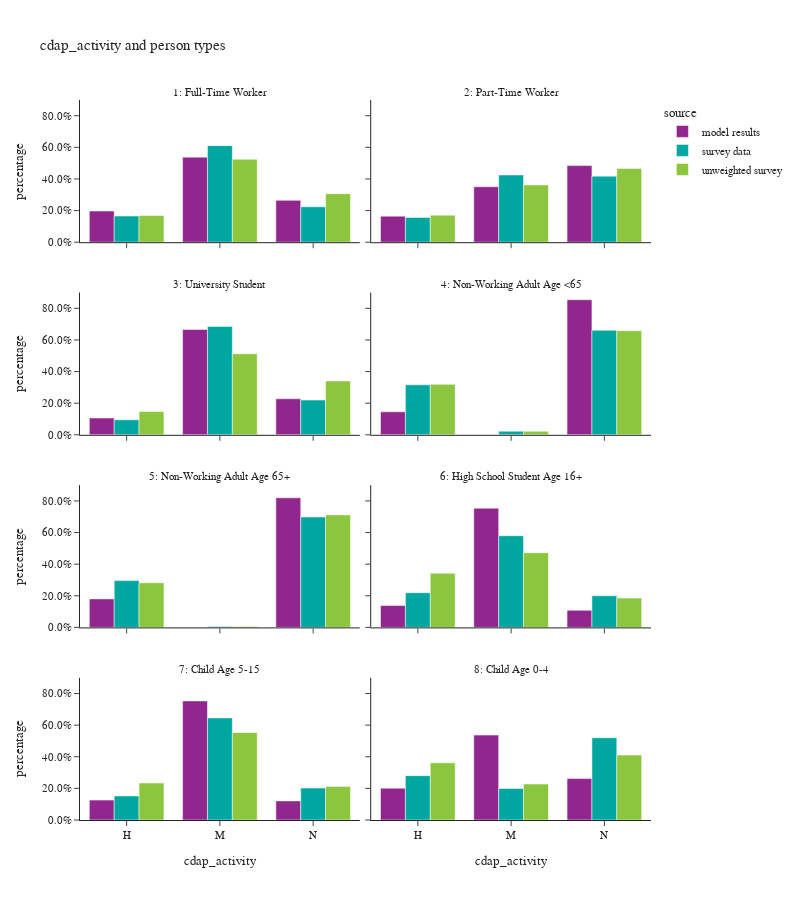

Write notebook code for a chart like this one.
### Code cell
df_plot = per_data.groupby(['source','ptype_des','cdap_activity'])['person_weight'].sum().reset_index()
df_plot['percentage'] = df_plot.groupby(['source','ptype_des'], group_keys=False)['person_weight'].\
    apply(lambda x: x / float(x.sum()))

fig = px.bar(df_plot, x="cdap_activity", y="percentage", color="source",barmode="group",
                facet_col="ptype_des", facet_col_wrap=2,
                title="CDAP by person types")
fig.for_each_annotation(lambda a: a.update(text = a.text.split("=")[-1]))
fig.for_each_yaxis(lambda a: a.update(tickformat = ".1%"))
fig.update_layout(height=900, width=800)
fig.show()

### Figure 1 — Plotly figure (JSON) as saved in the notebook; plotly's stock layout.template omitted (floating-point values rounded to 4 significant figures)
{"data": [{"alignmentgroup": "True", "hovertemplate": "source=model results<br>ptype_des=1: Full-Time Worker<br>cdap_activity=%{x}<br>percentage=%{y}<extra></extra>", "legendgroup": "model results", "marker": {"color": "#91268F", "pattern": {"shape": ""}}, "name": "model results", "offsetgroup": "model results", "orientation": "v", "showlegend": true, "textposition": "auto", "type": "bar", "x": ["H", "M", "N"], "xaxis": "x7", "y": [0.1971, 0.5381, 0.2649], "yaxis": "y7"}, {"alignmentgroup": "True", "hovertemplate": "source=model results<br>ptype_des=2: Part-Time Worker<br>cdap_activity=%{x}<br>percentage=%{y}<extra></extra>", "legendgroup": "model results", "marker": {"color": "#91268F", "pattern": {"shape": ""}}, "name": "model results", "offsetgroup": "model results", "orientation": "v", "showlegend": false, "textposition": "auto", "type": "bar", "x": ["H", "M", "N"], "xaxis": "x8", "y": [0.1646, 0.3509, 0.4845], "yaxis": "y8"}, {"alignmentgroup": "True", "hovertemplate": "source=model results<br>ptype_des=3: University Student<br>cdap_activity=%{x}<br>percentage=%{y}<extra></extra>", "legendgroup": "model results", "marker": {"color": "#91268F", "pattern": {"shape": ""}}, "name": "model results", "offsetgroup": "model results", "orientation": "v", "showlegend": false, "textposition": "auto", "type": "bar", "x": ["H", "M", "N"], "xaxis": "x5", "y": [0.1062, 0.666, 0.2278], "yaxis": "y5"}, {"alignmentgroup": "True", "hovertemplate": "source=model results<br>ptype_des=4: Non-Working Adult Age <65<br>cdap_activity=%{x}<br>percentage=%{y}<extra></extra>", "legendgroup": "model results", "marker": {"color": "#91268F", "pattern": {"shape": ""}}, "name": "model results", "offsetgroup": "model results", "orientation": "v", "showlegend": false, "textposition": "auto", "type": "bar", "x": ["H", "N"], "xaxis": "x6", "y": [0.1455, 0.8545], "yaxis": "y6"}, {"alignmentgroup": "True", "hovertemplate": "source=model results<br>ptype_des=5: Non-Working Adult Age 65+<br>cdap_activity=%{x}<br>percentage=%{y}<extra></extra>", "legendgroup": "model results", "marker": {"color": "#91268F", "pattern": {"shape": ""}}, "name": "model results", "offsetgroup": "model results", "orientation": "v", "showlegend": false, "textposition": "auto", "type": "bar", "x": ["H", "N"], "xaxis": "x3", "y": [0.1804, 0.8196], "yaxis": "y3"}, {"alignmentgroup": "True", "hovertemplate": "source=model results<br>ptype_des=6: High School Student Age 16+<br>cdap_activity=%{x}<br>percentage=%{y}<extra></extra>", "legendgroup": "model results", "marker": {"color": "#91268F", "pattern": {"shape": ""}}, "name": "model results", "offsetgroup": "model results", "orientation": "v", "showlegend": false, "textposition": "auto", "type": "bar", "x": ["H", "M", "N"], "xaxis": "x4", "y": [0.1381, 0.7538, 0.108], "yaxis": "y4"}, {"alignmentgroup": "True", "hovertemplate": "source=model results<br>ptype_des=7: Child Age 5-15<br>cdap_activity=%{x}<br>percentage=%{y}<extra></extra>", "legendgroup": "model results", "marker": {"color": "#91268F", "pattern": {"shape": ""}}, "name": "model results", "offsetgroup": "model results", "orientation": "v", "showlegend": false, "textposition": "auto", "type": "bar", "x": ["H", "M", "N"], "xaxis": "x", "y": [0.1259, 0.7533, 0.1208], "yaxis": "y"}, {"alignmentgroup": "True", "hovertemplate": "source=model results<br>ptype_des=8: Child Age 0-4<br>cdap_activity=%{x}<br>percentage=%{y}<extra></extra>", "legendgroup": "model results", "marker": {"color": "#91268F", "pattern": {"shape": ""}}, "name": "model results", "offsetgroup": "model results", "orientation": "v", "showlegend": false, "textposition": "auto", "type": "bar", "x": ["H", "M", "N"], "xaxis": "x2", "y": [0.2011, 0.5369, 0.262], "yaxis": "y2"}, {"alignmentgroup": "True", "hovertemplate": "source=survey data<br>ptype_des=1: Full-Time Worker<br>cdap_activity=%{x}<br>percentage=%{y}<extra></extra>", "legendgroup": "survey data", "marker": {"color": "#00A7A0", "pattern": {"shape": ""}}, "name": "survey data", "offsetgroup": "survey data", "orientation": "v", "showlegend": true, "textposition": "auto", "type": "bar", "x": ["H", "M", "N"], "xaxis": "x7", "y": [0.1655, 0.6107, 0.2238], "yaxis": "y7"}, {"alignmentgroup": "True", "hovertemplate": "source=survey data<br>ptype_des=2: Part-Time Worker<br>cdap_activity=%{x}<br>percentage=%{y}<extra></extra>", "legendgroup": "survey data", "marker": {"color": "#00A7A0", "pattern": {"shape": ""}}, "name": "survey data", "offsetgroup": "survey data", "orientation": "v", "showlegend": false, "textposition": "auto", "type": "bar", "x": ["H", "M", "N"], "xaxis": "x8", "y": [0.1568, 0.4253, 0.4179], "yaxis": "y8"}, {"alignmentgroup": "True", "hovertemplate": "source=survey data<br>ptype_des=3: University Student<br>cdap_activity=%{x}<br>percentage=%{y}<extra></extra>", "legendgroup": "survey data", "marker": {"color": "#00A7A0", "pattern": {"shape": ""}}, "name": "survey data", "offsetgroup": "survey data", "orientation": "v", "showlegend": false, "textposition": "auto", "type": "bar", "x": ["H", "M", "N"], "xaxis": "x5", "y": [0.09449, 0.6857, 0.2198], "yaxis": "y5"}, {"alignmentgroup": "True", "hovertemplate": "source=survey data<br>ptype_des=4: Non-Working Adult Age <65<br>cdap_activity=%{x}<br>percentage=%{y}<extra></extra>", "legendgroup": "survey data", "marker": {"color": "#00A7A0", "pattern": {"shape": ""}}, "name": "survey data", "offsetgroup": "survey data", "orientation": "v", "showlegend": false, "textposition": "auto", "type": "bar", "x": ["H", "M", "N"], "xaxis": "x6", "y": [0.316, 0.02257, 0.6614], "yaxis": "y6"}, {"alignmentgroup": "True", "hovertemplate": "source=survey data<br>ptype_des=5: Non-Working Adult Age 65+<br>cdap_activity=%{x}<br>percentage=%{y}<extra></extra>", "legendgroup": "survey data", "marker": {"color": "#00A7A0", "pattern": {"shape": ""}}, "name": "survey data", "offsetgroup": "survey data", "orientation": "v", "showlegend": false, "textposition": "auto", "type": "bar", "x": ["H", "M", "N"], "xaxis": "x3", "y": [0.296, 0.0058, 0.6982], "yaxis": "y3"}, {"alignmentgroup": "True", "hovertemplate": "source=survey data<br>ptype_des=6: High School Student Age 16+<br>cdap_activity=%{x}<br>percentage=%{y}<extra></extra>", "legendgroup": "survey data", "marker": {"color": "#00A7A0", "pattern": {"shape": ""}}, "name": "survey data", "offsetgroup": "survey data", "orientation": "v", "showlegend": false, "textposition": "auto", "type": "bar", "x": ["H", "M", "N"], "xaxis": "x4", "y": [0.2198, 0.5799, 0.2003], "yaxis": "y4"}, {"alignmentgroup": "True", "hovertemplate": "source=survey data<br>ptype_des=7: Child Age 5-15<br>cdap_activity=%{x}<br>percentage=%{y}<extra></extra>", "legendgroup": "survey data", "marker": {"color": "#00A7A0", "pattern": {"shape": ""}}, "name": "survey data", "offsetgroup": "survey data", "orientation": "v", "showlegend": false, "textposition": "auto", "type": "bar", "x": ["H", "M", "N"], "xaxis": "x", "y": [0.1523, 0.6457, 0.202], "yaxis": "y"}, {"alignmentgroup": "True", "hovertemplate": "source=survey data<br>ptype_des=8: Child Age 0-4<br>cdap_activity=%{x}<br>percentage=%{y}<extra></extra>", "legendgroup": "survey data", "marker": {"color": "#00A7A0", "pattern": {"shape": ""}}, "name": "survey data", "offsetgroup": "survey data", "orientation": "v", "showlegend": false, "textposition": "auto", "type": "bar", "x": ["H", "M", "N"], "xaxis": "x2", "y": [0.2806, 0.1995, 0.52], "yaxis": "y2"}, {"alignmentgroup": "True", "hovertemplate": "source=unweighted survey<br>ptype_des=1: Full-Time Worker<br>cdap_activity=%{x}<br>percentage=%{y}<extra></extra>", "legendgroup": "unweighted survey", "marker": {"color": "#8CC63E", "pattern": {"shape": ""}}, "name": "unweighted survey", "offsetgroup": "unweighted survey", "orientation": "v", "showlegend": true, "textposition": "auto", "type": "bar", "x": ["H", "M", "N"], "xaxis": "x7", "y": [0.1688, 0.5245, 0.3068], "yaxis": "y7"}, {"alignmentgroup": "True", "hovertemplate": "source=unweighted survey<br>ptype_des=2: Part-Time Worker<br>cdap_activity=%{x}<br>percentage=%{y}<extra></extra>", "legendgroup": "unweighted survey", "marker": {"color": "#8CC63E", "pattern": {"shape": ""}}, "name": "unweighted survey", "offsetgroup": "unweighted survey", "orientation": "v", "showlegend": false, "textposition": "auto", "type": "bar", "x": ["H", "M", "N"], "xaxis": "x8", "y": [0.171, 0.3623, 0.4666], "yaxis": "y8"}, {"alignmentgroup": "True", "hovertemplate": "source=unweighted survey<br>ptype_des=3: University Student<br>cdap_activity=%{x}<br>percentage=%{y}<extra></extra>", "legendgroup": "unweighted survey", "marker": {"color": "#8CC63E", "pattern": {"shape": ""}}, "name": "unweighted survey", "offsetgroup": "unweighted survey", "orientation": "v", "showlegend": false, "textposition": "auto", "type": "bar", "x": ["H", "M", "N"], "xaxis": "x5", "y": [0.1471, 0.5123, 0.3407], "yaxis": "y5"}, {"alignmentgroup": "True", "hovertemplate": "source=unweighted survey<br>ptype_des=4: Non-Working Adult Age <65<br>cdap_activity=%{x}<br>percentage=%{y}<extra></extra>", "legendgroup": "unweighted survey", "marker": {"color": "#8CC63E", "pattern": {"shape": ""}}, "name": "unweighted survey", "offsetgroup": "unweighted survey", "orientation": "v", "showlegend": false, "textposition": "auto", "type": "bar", "x": ["H", "M", "N"], "xaxis": "x6", "y": [0.3193, 0.02207, 0.6586], "yaxis": "y6"}, {"alignmentgroup": "True", "hovertemplate": "source=unweighted survey<br>ptype_des=5: Non-Working Adult Age 65+<br>cdap_activity=%{x}<br>percentage=%{y}<extra></extra>", "legendgroup": "unweighted survey", "marker": {"color": "#8CC63E", "pattern": {"shape": ""}}, "name": "unweighted survey", "offsetgroup": "unweighted survey", "orientation": "v", "showlegend": false, "textposition": "auto", "type": "bar", "x": ["H", "M", "N"], "xaxis": "x3", "y": [0.2819, 0.006293, 0.7118], "yaxis": "y3"}, {"alignmentgroup": "True", "hovertemplate": "source=unweighted survey<br>ptype_des=6: High School Student Age 16+<br>cdap_activity=%{x}<br>percentage=%{y}<extra></extra>", "legendgroup": "unweighted survey", "marker": {"color": "#8CC63E", "pattern": {"shape": ""}}, "name": "unweighted survey", "offsetgroup": "unweighted survey", "orientation": "v", "showlegend": false, "textposition": "auto", "type": "bar", "x": ["H", "M", "N"], "xaxis": "x4", "y": [0.3426, 0.4722, 0.1852], "yaxis": "y4"}, {"alignmentgroup": "True", "hovertemplate": "source=unweighted survey<br>ptype_des=7: Child Age 5-15<br>cdap_activity=%{x}<br>percentage=%{y}<extra></extra>", "legendgroup": "unweighted survey", "marker": {"color": "#8CC63E", "pattern": {"shape": ""}}, "name": "unweighted survey", "offsetgroup": "unweighted survey", "orientation": "v", "showlegend": false, "textposition": "auto", "type": "bar", "x": ["H", "M", "N"], "xaxis": "x", "y": [0.2339, 0.5536, 0.2124], "yaxis": "y"}, {"alignmentgroup": "True", "hovertemplate": "source=unweighted survey<br>ptype_des=8: Child Age 0-4<br>cdap_activity=%{x}<br>percentage=%{y}<extra></extra>", "legendgroup": "unweighted survey", "marker": {"color": "#8CC63E", "pattern": {"shape": ""}}, "name": "unweighted survey", "offsetgroup": "unweighted survey", "orientation": "v", "showlegend": false, "textposition": "auto", "type": "bar", "x": ["H", "M", "N"], "xaxis": "x2", "y": [0.3619, 0.2276, 0.4105], "yaxis": "y2"}], "layout": {"annotations": [{"font": {}, "showarrow": false, "text": "7: Child Age 5-15", "x": 0.245, "xanchor": "center", "xref": "paper", "y": 0.1975, "yanchor": "bottom", "yref": "paper"}, {"font": {}, "showarrow": false, "text": "8: Child Age 0-4", "x": 0.755, "xanchor": "center", "xref": "paper", "y": 0.1975, "yanchor": "bottom", "yref": "paper"}, {"font": {}, "showarrow": false, "text": "5: Non-Working Adult Age 65+", "x": 0.245, "xanchor": "center", "xref": "paper", "y": 0.465, "yanchor": "bottom", "yref": "paper"}, {"font": {}, "showarrow": false, "text": "6: High School Student Age 16+", "x": 0.755, "xanchor": "center", "xref": "paper", "y": 0.465, "yanchor": "bottom", "yref": "paper"}, {"font": {}, "showarrow": false, "text": "3: University Student", "x": 0.245, "xanchor": "center", "xref": "paper", "y": 0.7325, "yanchor": "bottom", "yref": "paper"}, {"font": {}, "showarrow": false, "text": "4: Non-Working Adult Age <65", "x": 0.755, "xanchor": "center", "xref": "paper", "y": 0.7325, "yanchor": "bottom", "yref": "paper"}, {"font": {}, "showarrow": false, "text": "1: Full-Time Worker", "x": 0.245, "xanchor": "center", "xref": "paper", "y": 1, "yanchor": "bottom", "yref": "paper"}, {"font": {}, "showarrow": false, "text": "2: Part-Time Worker", "x": 0.755, "xanchor": "center", "xref": "paper", "y": 1, "yanchor": "bottom", "yref": "paper"}], "barmode": "group", "height": 900, "legend": {"title": {"text": "source"}, "tracegroupgap": 0}, "title": {"text": "cdap_activity and person types"}, "width": 800, "xaxis": {"anchor": "y", "domain": [0, 0.49], "title": {"text": "cdap_activity"}}, "xaxis2": {"anchor": "y2", "domain": [0.51, 1], "matches": "x", "title": {"text": "cdap_activity"}}, "xaxis3": {"anchor": "y3", "domain": [0, 0.49], "matches": "x", "showticklabels": false}, "xaxis4": {"anchor": "y4", "domain": [0.51, 1], "matches": "x", "showticklabels": false}, "xaxis5": {"anchor": "y5", "domain": [0, 0.49], "matches": "x", "showticklabels": false}, "xaxis6": {"anchor": "y6", "domain": [0.51, 1], "matches": "x", "showticklabels": false}, "xaxis7": {"anchor": "y7", "domain": [0, 0.49], "matches": "x", "showticklabels": false}, "xaxis8": {"anchor": "y8", "domain": [0.51, 1], "matches": "x", "showticklabels": false}, "yaxis": {"anchor": "x", "domain": [0, 0.1975], "tickformat": ".1%", "title": {"text": "percentage"}}, "yaxis2": {"anchor": "x2", "domain": [0, 0.1975], "matches": "y", "showticklabels": false, "tickformat": ".1%"}, "yaxis3": {"anchor": "x3", "domain": [0.2675, 0.465], "matches": "y", "tickformat": ".1%", "title": {"text": "percentage"}}, "yaxis4": {"anchor": "x4", "domain": [0.2675, 0.465], "matches": "y", "showticklabels": false, "tickformat": ".1%"}, "yaxis5": {"anchor": "x5", "domain": [0.535, 0.7325], "matches": "y", "tickformat": ".1%", "title": {"text": "percentage"}}, "yaxis6": {"anchor": "x6", "domain": [0.535, 0.7325], "matches": "y", "showticklabels": false, "tickformat": ".1%"}, "yaxis7": {"anchor": "x7", "domain": [0.8025, 1], "matches": "y", "tickformat": ".1%", "title": {"text": "percentage"}}, "yaxis8": {"anchor": "x8", "domain": [0.8025, 1], "matches": "y", "showticklabels": false, "tickformat": ".1%"}}}
